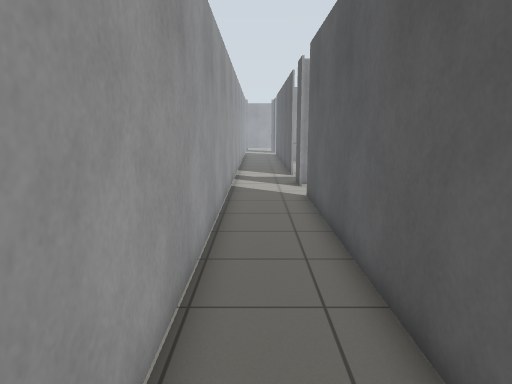
view 1 (above)

22 first-person views from a walk through a Gazebo world. The camera is 1.3 m above the floor, tilts 10° down and sees 70° across. The floor is counted in squares, 0.5 m on a side. Each view is taken from the middle of a square. On the plan, view 1 faces up. The plan holds only what a view shows up to about 20 squares ahead; the rest is blank. The place goes on beyond the plan.

view 2
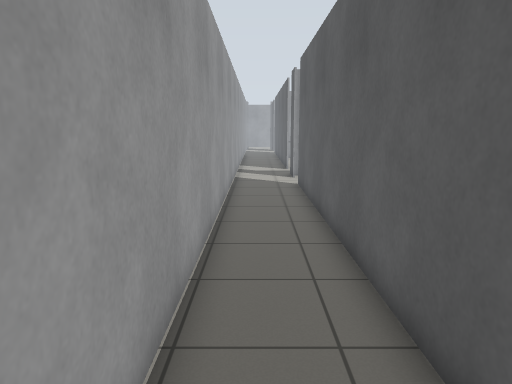

view 3
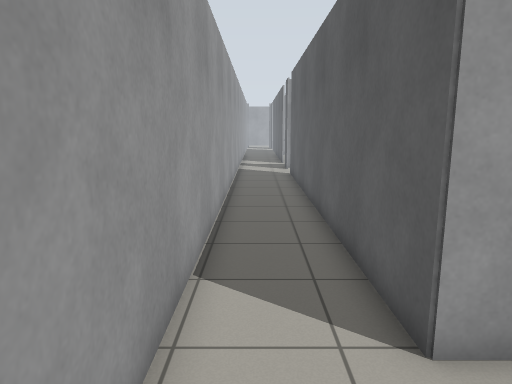

view 4
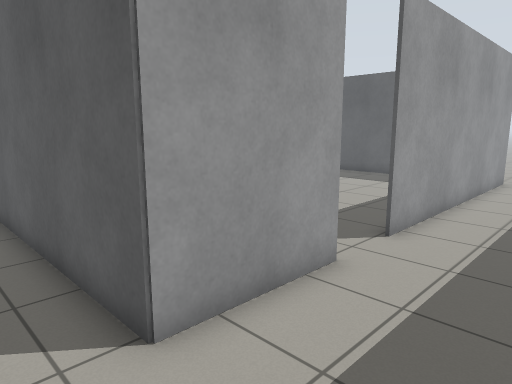

view 5
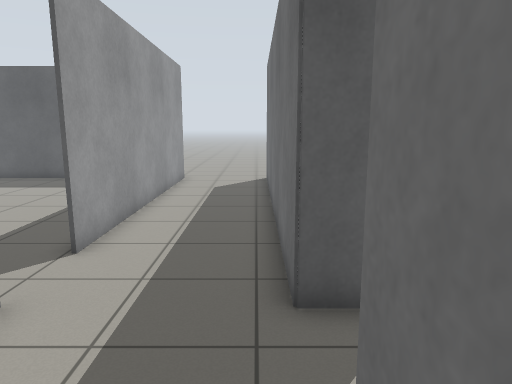

view 6
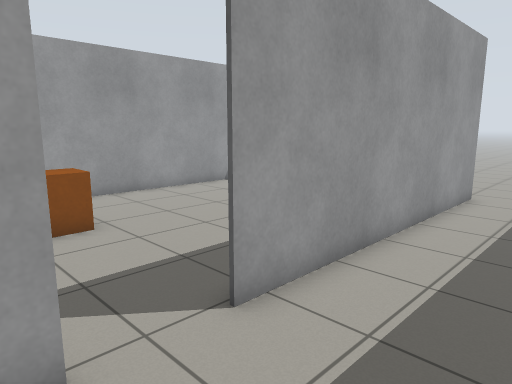

view 7
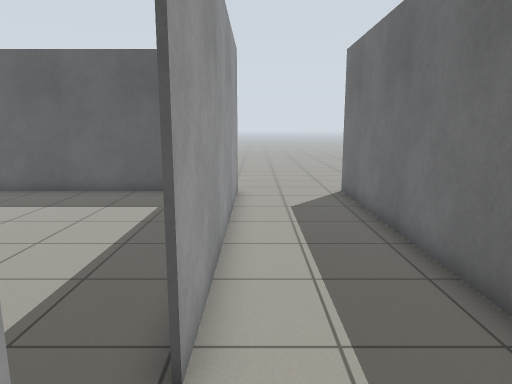

view 8
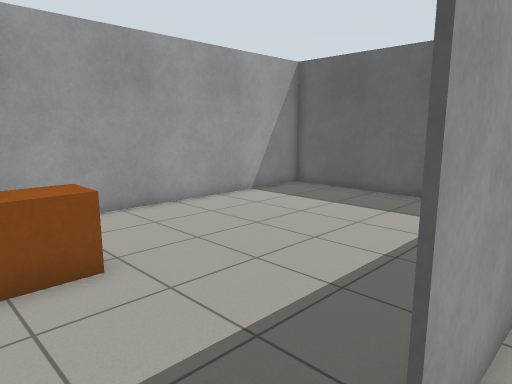

view 9
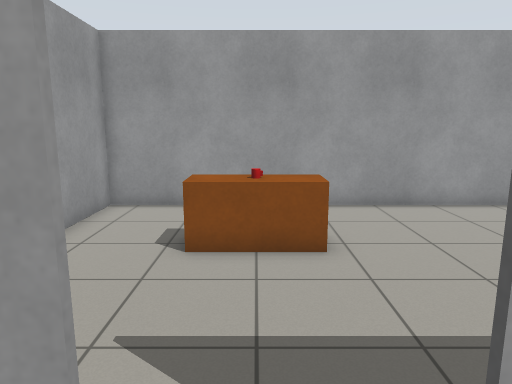

view 10
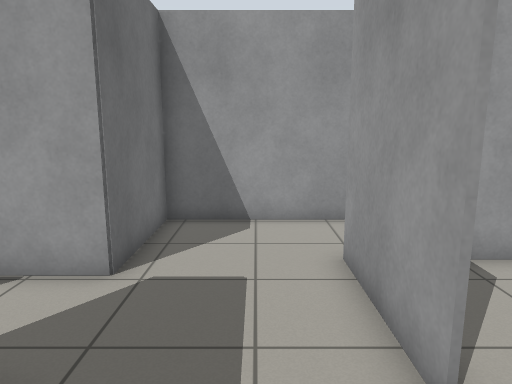

view 11
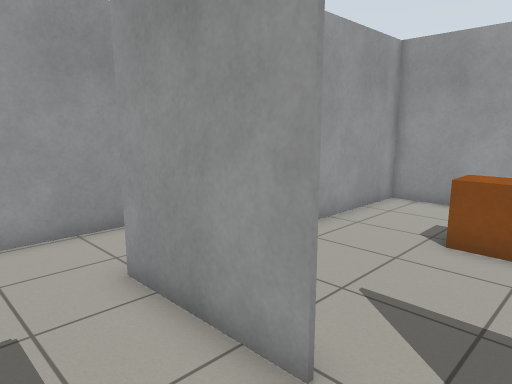

view 12
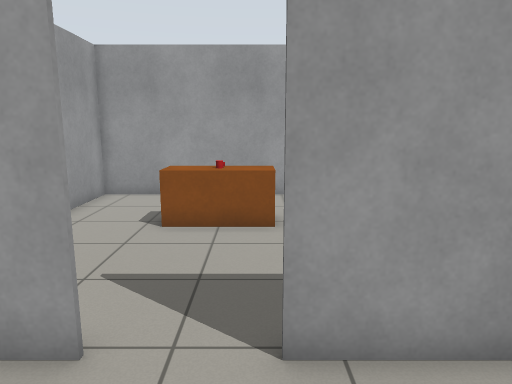

view 13
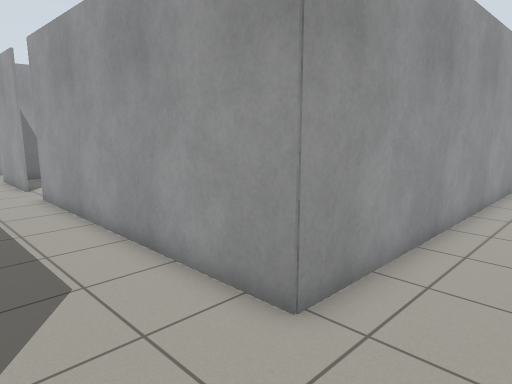

view 14
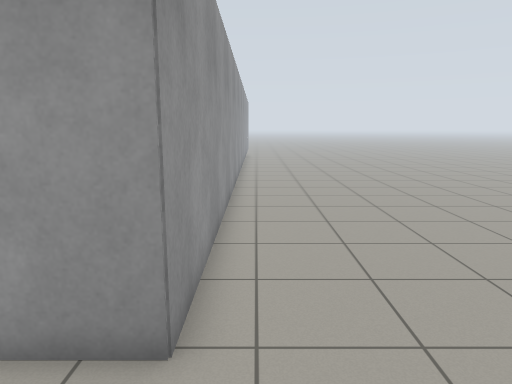

view 15
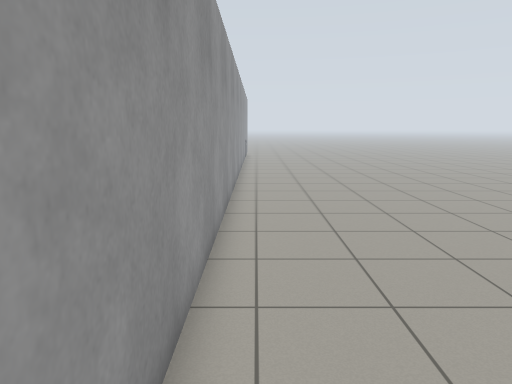

view 16
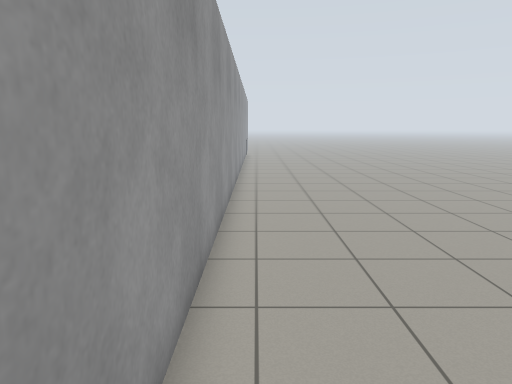

view 17
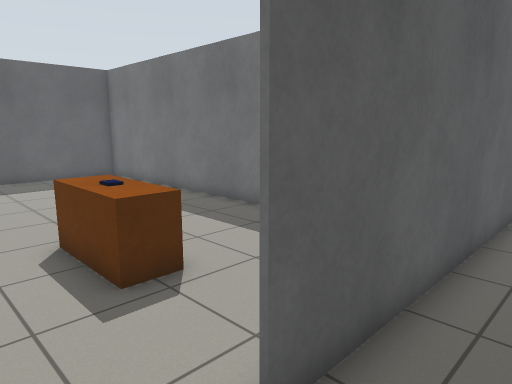

view 18
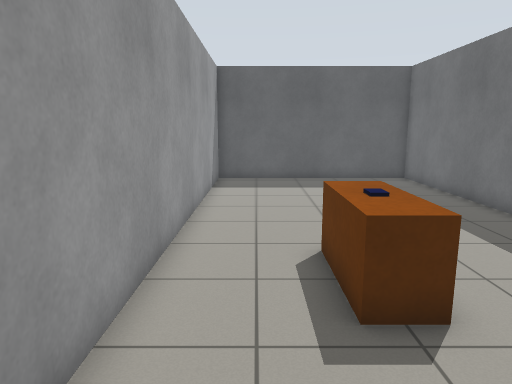

view 19
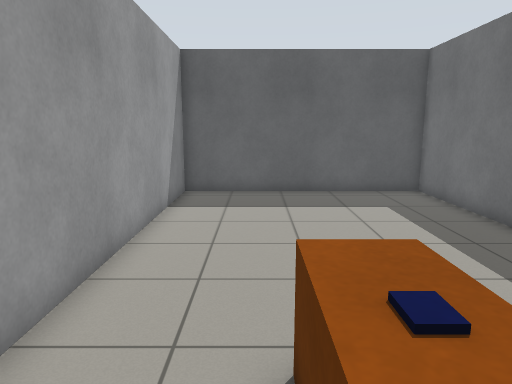

view 20
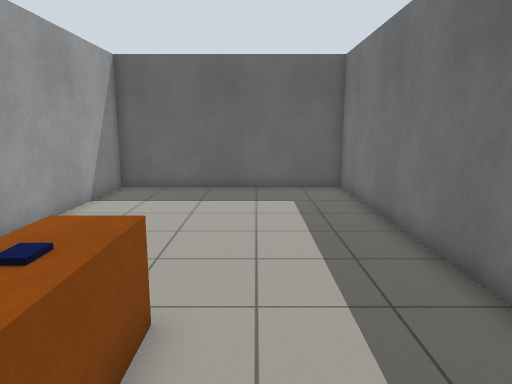

view 21
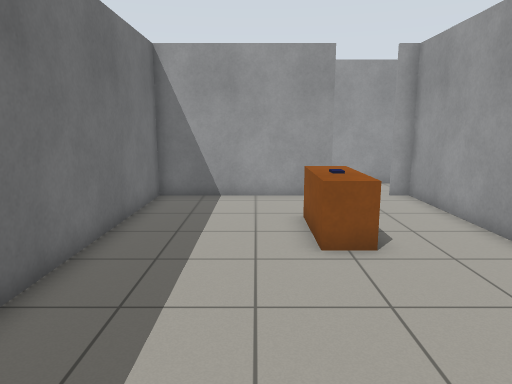

view 22
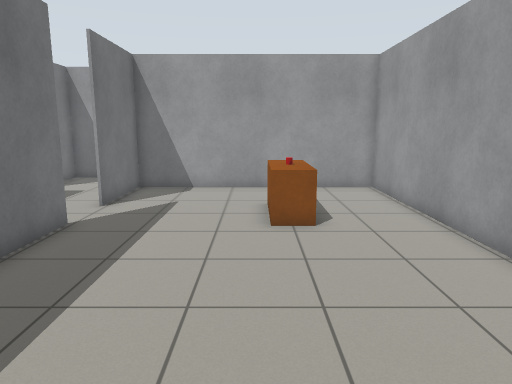

### Floor plan
Ten units are one square. View 1 is at (0, 0); x grows to the right and y downward. Boxes are objects, and circles mark ways between rooms. Rooms are numbered by the first view taken in them; rooms with no view inside come last. Other rooms are left out.
<svg viewBox="-17 -180 237 280">
<path fill="none" stroke="#000" d="M34 33 19 33 20 -140M-11 -175 -12 76 29 76M61 33 34 33M64 76 200 76M29 76 29 86M201 -175 200 33 82 33M21 -140 21 -71M20 -72 200 -72M199 -69 199 -169 25 -169M82 31 110 31M199 3 199 -69M21 -71 20 31 60 31M200 -71 20 -71"/>
<rect x="15" y="-175" width="10" height="20" fill="#bbb"><title>grey box</title></rect>
<rect x="55" y="75" width="10" height="20" fill="#bbb"><title>grey box</title></rect>
<rect x="45" y="-145" width="40" height="30" fill="#bbb"><title>brown box</title></rect>
<rect x="65" y="-135" width="10" height="10" fill="#bbb"><title>blue box</title></rect>
<rect x="55" y="-45" width="30" height="30" fill="#bbb"><title>brown box</title></rect>
<circle cx="25" cy="55" r="3" fill="#2a7"/>
<circle cx="20" cy="-150" r="3" fill="#2a7"/>
<circle cx="70" cy="30" r="3" fill="#2a7"/>
<text x="10" y="-40">1</text>
<text x="170" y="40">2</text>
<text x="110" y="-120">3</text>
<text x="110" y="-20">4</text>
</svg>
Room 1 opens to room 2. Room 1 opens to room 3. Room 2 opens to room 4.

Where each view was taken, in squares from view 1:
view 1: 0 up, 0 right, facing up
view 2: 3 down, 0 right, facing up
view 3: 7 down, 0 right, facing up
view 4: 7 down, 0 right, facing up-right
view 5: 7 down, 1 right, facing right
view 6: 7 down, 5 right, facing up-right
view 7: 4 down, 5 right, facing right
view 8: 4 down, 6 right, facing up-right
view 9: 5 down, 7 right, facing up
view 10: 5 down, 9 right, facing left
view 11: 6 down, 8 right, facing up-left
view 12: 7 down, 8 right, facing up
view 13: 7 down, 23 right, facing up-left
view 14: 7 down, 21 right, facing up
view 15: 2 down, 21 right, facing up
view 16: 4 down, 21 right, facing up
view 17: 16 up, 0 right, facing down-right
view 18: 15 up, 1 right, facing right
view 19: 14 up, 5 right, facing right
view 20: 11 up, 4 right, facing right
view 21: 11 up, 16 right, facing left
view 22: 2 up, 18 right, facing left
